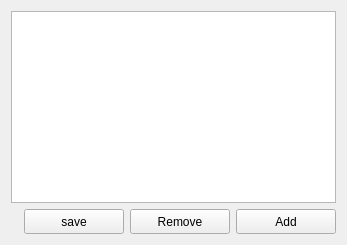
         <widget class="QWidget" name="tab_7">
          <attribute name="title">
           <string>Flat</string>
          </attribute>
          <layout class="QGridLayout" name="gridLayout_7">
           <item row="1" column="0">
            <widget class="QLabel" name="label_6">
             <property name="text">
              <string/>
             </property>
            </widget>
           </item>
           <item row="1" column="1">
            <widget class="QPushButton" name="pushButton_12">
             <property name="minimumSize">
              <size>
               <width>100</width>
               <height>25</height>
              </size>
             </property>
             <property name="maximumSize">
              <size>
               <width>100</width>
               <height>25</height>
              </size>
             </property>
             <property name="toolTip">
              <string>&lt;html&gt;&lt;head/&gt;&lt;body&gt;&lt;p&gt;Save MasterFlat&lt;/p&gt;&lt;/body&gt;&lt;/html&gt;</string>
             </property>
             <property name="text">
              <string>save</string>
             </property>
             <property name="icon">
              <iconset>
               <normaloff>../.designer/.designer/backup/img/sav.png</normaloff>../.designer/.designer/backup/img/sav.png</iconset>
             </property>
            </widget>
           </item>
           <item row="1" column="2">
            <widget class="QPushButton" name="pushButton_11">
             <property name="minimumSize">
              <size>
               <width>100</width>
               <height>25</height>
              </size>
             </property>
             <property name="maximumSize">
              <size>
               <width>100</width>
               <height>25</height>
              </size>
             </property>
             <property name="toolTip">
              <string>&lt;html&gt;&lt;head/&gt;&lt;body&gt;&lt;p&gt;Remove selected items from List&lt;/p&gt;&lt;/body&gt;&lt;/html&gt;</string>
             </property>
             <property name="text">
              <string>Remove</string>
             </property>
             <property name="icon">
              <iconset>
               <normaloff>../.designer/.designer/backup/img/rem.png</normaloff>../.designer/.designer/backup/img/rem.png</iconset>
             </property>
            </widget>
           </item>
           <item row="1" column="3">
            <widget class="QPushButton" name="pushButton_13">
             <property name="minimumSize">
              <size>
               <width>100</width>
               <height>25</height>
              </size>
             </property>
             <property name="maximumSize">
              <size>
               <width>100</width>
               <height>25</height>
              </size>
             </property>
             <property name="toolTip">
              <string>&lt;html&gt;&lt;head/&gt;&lt;body&gt;&lt;p&gt;Add to list&lt;/p&gt;&lt;/body&gt;&lt;/html&gt;</string>
             </property>
             <property name="text">
              <string>Add</string>
             </property>
             <property name="icon">
              <iconset>
               <normaloff>../.designer/.designer/backup/img/add.png</normaloff>../.designer/.designer/backup/img/add.png</iconset>
             </property>
            </widget>
           </item>
           <item row="0" column="0" colspan="4">
            <widget class="QListWidget" name="listWidget_4">
             <property name="toolTip">
              <string>&lt;html&gt;&lt;head/&gt;&lt;body&gt;&lt;p&gt;Flat List&lt;/p&gt;&lt;/body&gt;&lt;/html&gt;</string>
             </property>
             <property name="selectionMode">
              <enum>QAbstractItemView::ExtendedSelection</enum>
             </property>
            </widget>
           </item>
          </layout>
         </widget>
